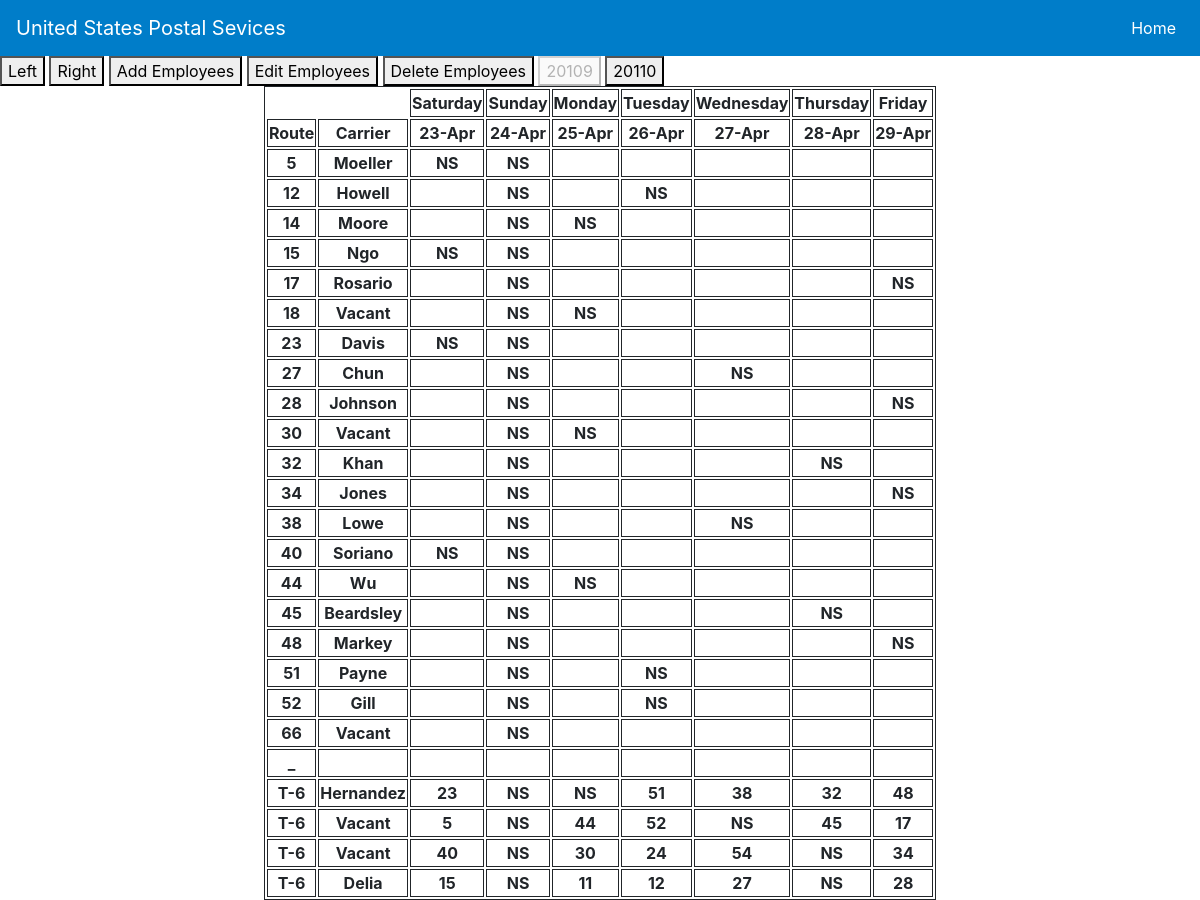
The app's page /schedule/weekly/20109/-1 with its own data.
### routes/models.py (models this page shows)
class Route(models.Model):
	Zone_Choices = (
		('20109', '20109'),
		('20110', '20110'),
	)
	route_id = models.AutoField(primary_key=True, editable=False)
	route_number = models.IntegerField(blank=False, null=True, verbose_name='Route Number')
	route_ns = models.CharField(max_length=30, blank=True, null=True, verbose_name='Route NS (YYYY-MM-DD)')
	route_carrier_first_name = models.CharField(max_length=30, blank=True, null=True, verbose_name='First Name')
	route_carrier_last_name = models.CharField(max_length=30, blank=False, null=True, verbose_name='Last Name')
	route_zone = models.CharField(max_length=30, blank=False, null=True, choices=Zone_Choices, default=None,verbose_name='Route Zone')
	current_route_ns = models.IntegerField(blank=True, null=True, default=-1,verbose_name='Current Route NS')
	T6_id = models.IntegerField(blank=False, null=True, verbose_name='T6 id')
	T6_type = models.CharField(max_length=30, blank=False, null=True,default="T-6", verbose_name='T6 Type')
	T6_carrier_zone = models.CharField(max_length=30, blank=False, null=True, choices=Zone_Choices, default=None,verbose_name='T6 Zone')
	T6_carrier_last_name = models.CharField(max_length=30, blank=False, null=True, verbose_name='Last Name')

### routes/views.py (the view)
# urls.py: path('weekly/20109/-<int:week>', views.dashboardView, name="weekly"),
def dashboardView(request,week): # Dashboard view rn redirect('login_url')
	url = request.build_absolute_uri().split('/')
	zone = url[len(url)-2] #get zone users requested
	week = int(url[len(url)-1]) #get week users requested
	find_ns_this_week(week,Route.objects.all()) #find ns this week for every route
	partial_date_week = get_days_for_week(week,"%-d-%b")
	full_date_week = get_days_for_week(week,"%Y-%-m-%-d")
	holiday_this_week = find_holiday_this_week(week)
	routes = Route.objects.filter(route_zone=zone).order_by('route_number')
	routes = regular_list(routes,full_date_week[0],full_date_week[-1])
	T6 = Route.objects.filter(T6_carrier_zone=zone).order_by('T6_id')
	T6 = t6_list(T6,full_date_week[0],full_date_week[-1])
	return render(request, 'weekly.html',{'routes': routes,'T6':T6,'regular_size': len(routes),
		'partial_date_week':partial_date_week,'full_date_week':full_date_week,'holiday_this_week':holiday_this_week})

### routes/views.py (called while the page is built)
def find_ns_this_week(week,routes):#find ns for current week and updates the model for it
	d1 = date.today() + timedelta(days=7*week)
	while(d1.weekday()!=5):
		d1 = d1 + timedelta(-1)
	for route in routes:
		if (route.route_ns == "-1"):
			Route.objects.filter(pk=route.route_id).update(current_route_ns=-1)
		else:
			d0 = route.route_ns.split("-")
			d0 = date(int(d0[0]),int(d0[1]),int(d0[2]))
			d0Sat = d0
			while(d0Sat.weekday()!=5):
				d0Sat = d0Sat + timedelta(-1)
			diff = ((d1 - d0Sat)//7).days
			this_week_ns = d0.weekday()
			if (diff < 0 ):
				diff = diff*-1
				for x in range(diff):
					this_week_ns -= 1
					if this_week_ns==-1 : this_week_ns=5
			else:
				for x in range(diff):
					this_week_ns += 1
					if this_week_ns>=6 : this_week_ns=0
			Route.objects.filter(pk=route.route_id).update(current_route_ns=this_week_ns)

def get_days_for_week(week,format): #get days for the week
	d1 = date.today() + timedelta(days=7*week)
	days_of_week = []
	while(d1.weekday()!=5):
		d1 = d1 + timedelta(-1)
	for x in range (7):
		days_of_week.append(d1.strftime(format))
		d1 = d1 + timedelta(1)
	return days_of_week

def find_holiday_this_week(week):
	d1 = date.today() + timedelta(days=7*week)
	us_holidays = holidays.US()
	while(d1.weekday()!=5):
		d1 = d1 + timedelta(-1)
	for x in range (6):
		if d1 in us_holidays :return d1.weekday()
		d1 = d1 + timedelta(1)
	return -1

def regular_list(regular,start,end):
	list_unique = [["" for col in range(10)] for row in range(len(regular))]
	start = start.split('-')
	start_date = date(int(start[0]), int(start[1]),int(start[2]))
	end = end.split('-')
	end_date = date(int(end[0]), int(end[1]),int(end[2]))
	override = Override.objects.filter(date__range=[start_date, end_date]).order_by('route__T6_id')
	for x in range(len(regular)):
		list_unique[x][regular[x].current_route_ns] = "NS"
		list_unique[x][6] = "NS"
		list_unique[x][7] = regular[x].route_carrier_last_name
		list_unique[x][8] = regular[x].route_id
		list_unique[x][9] = regular[x].route_number
		for y in override:
			if(y.route.route_id ==regular[x].route_id):
				list_unique[x][y.date.weekday()] = y.text
	return(list_unique)

### routes/templates/weekly.html (shortened to what this page needs)
{% extends 'index.html' %}
{% load static %}
{% block content %}
<button onclick="left_button()">Left</button>
<button onclick="right_button()">Right</button>
<button onclick="employee_add_button()">Add Employees</button>
<button onclick="employee_edit_button()">Edit Employees</button>
<button onclick="employee_delete_button()">Delete Employees</button>
<button id = "20109" onclick="switch_zone_button(20109)">20109</button>
<button id = "20110" onclick="switch_zone_button(20110)">20110</button>
<div class="row justify-content-center">
		<table id = "table">
 	  		<tr>
				<th style="border-style:hidden hidden hidden hidden;"></th>
		  		<th style="border-style:hidden hidden hidden hidden;"></th>
		  		<th>Saturday</th>
		  		<th>Sunday</th>
				<th>Monday</th>
		  		<th>Tuesday</th>
		  		<th>Wednesday</th>
		  		<th>Thursday</th>
		  		<th>Friday</th>
	  		</tr>
	  		<tr>
				<th>Route</th>
				<th>Carrier</th>
			  	<th id = "Saturday">{{partial_date_week.0}}</th>
			  	<th id = "Sunday">{{partial_date_week.1}}</th>
			  	<th id = "Monday">{{partial_date_week.2}}</th>
			  	<th id = "Tuesday">{{partial_date_week.3}}</th>
			  	<th id = "Wednesday">{{partial_date_week.4}}</th>
			  	<th id = "Thursday">{{partial_date_week.5}}</th>
			  	<th id = "Friday">{{partial_date_week.6}}</th>
			</tr>
			{% for routes in routes %}
		  		<tr>
				  	<th contenteditable="true" onblur="update_route_number(`{{routes.8}}`,`{{forloop.counter0}}`)">{{routes.9}}</th>
				  	<th contenteditable="true" onblur="update_name(`{{routes.8}}`,`{{forloop.counter0}}`)">{{routes.7}}</th>
				  	<th contenteditable="true" onblur="update_override(`{{routes.8}}`,`{{forloop.counter0}}`,2,`{{full_date_week.0}}`)">{{routes.5}}</th>
				  	<th contenteditable="true" onblur="update_override(`{{routes.8}}`,`{{forloop.counter0}}`,3,`{{full_date_week.1}}`)">{{routes.6}}</th>
				  	<th contenteditable="true" onblur="update_override(`{{routes.8}}`,`{{forloop.counter0}}`,4,`{{full_date_week.2}}`)">{{routes.0}}</th>
				  	<th contenteditable="true" onblur="update_override(`{{routes.8}}`,`{{forloop.counter0}}`,5,`{{full_date_week.3}}`)">{{routes.1}}</th>
				  	<th contenteditable="true" onblur="update_override(`{{routes.8}}`,`{{forloop.counter0}}`,6,`{{full_date_week.4}}`)">{{routes.2}}</th>
				  	<th contenteditable="true" onblur="update_override(`{{routes.8}}`,`{{forloop.counter0}}`,7,`{{full_date_week.5}}`)">{{routes.3}}</th>
				  	<th contenteditable="true" onblur="update_override(`{{routes.8}}`,`{{forloop.counter0}}`,8,`{{full_date_week.6}}`)">{{routes.4}}</th>
				</tr>
			{% endfor %}
			<tr><th>_</th><th></th><th></th><th></th><th></th><th></th><th></th><th></th><th></th></tr>
			{% for t6 in T6 %}
		  		<tr>
				  	<th contenteditable="true" onblur="update_t6_type(`{{t6.9}}`,`{{forloop.counter0}}`)">{{t6.10}}</th>
				  	<th contenteditable="true" onblur="update_t6_name(`{{t6.9}}`,`{{forloop.counter0}}`)">{{t6.7}}</th>
				  	<th contenteditable="true" onblur="update_t6_override(`{{t6.8}}`,`{{forloop.counter0}}`,2,`{{full_date_week.0}}`)">{{t6.5}}</th>
				  	<th contenteditable="true" onblur="update_t6_override(`{{t6.8}}`,`{{forloop.counter0}}`,3,`{{full_date_week.1}}`)">{{t6.6}}</th>
				  	<th contenteditable="true" onblur="update_t6_override(`{{t6.8}}`,`{{forloop.counter0}}`,4,`{{full_date_week.2}}`)">{{t6.0}}</th>
				  	<th contenteditable="true" onblur="update_t6_override(`{{t6.8}}`,`{{forloop.counter0}}`,5,`{{full_date_week.3}}`)">{{t6.1}}</th>
				  	<th contenteditable="true" onblur="update_t6_override(`{{t6.8}}`,`{{forloop.counter0}}`,6,`{{full_date_week.4}}`)">{{t6.2}}</th>
				  	<th contenteditable="true" onblur="update_t6_override(`{{t6.8}}`,`{{forloop.counter0}}`,7,`{{full_date_week.5}}`)">{{t6.3}}</th>
				  	<th contenteditable="true" onblur="update_t6_override(`{{t6.8}}`,`{{forloop.counter0}}`,8,`{{full_date_week.6}}`)">{{t6.4}}</th>
				</tr>
			{% endfor %}
		</table>
</div>
{% endblock %}

### routes/templates/weekly.html (style rules this page uses)
th,td { border: 1px solid; text-align: center; }
table { border: 1px solid; border-collapse: separate; border-spacing:35 35px; }

### records on screen
Route: route_carrier_last_name "Moeller", T6_type "T-6", T6_carrier_last_name "Vacant"
Route: route_carrier_last_name "Howell", T6_type "T-6", T6_carrier_last_name "Delia"
Route: route_carrier_last_name "Moore"
Route: route_carrier_last_name "Ngo"
Route: route_carrier_last_name "Rosario"
Route: route_carrier_last_name "Vacant"
Route: route_carrier_last_name "Davis", T6_type "T-6", T6_carrier_last_name "Hernandez"
Route: route_carrier_last_name "Chun"
Route: route_carrier_last_name "Johnson"
Route: route_carrier_last_name "Vacant", T6_type "T-6", T6_carrier_last_name "Vacant"
Route: route_carrier_last_name "Khan"
Route: route_carrier_last_name "Jones"
Route: route_carrier_last_name "Lowe"
Route: route_carrier_last_name "Soriano"
Route: route_carrier_last_name "Wu"
Route: route_carrier_last_name "Beardsley"
Route: route_carrier_last_name "Markey"
Route: route_carrier_last_name "Payne"
Route: route_carrier_last_name "Gill"
Route: route_carrier_last_name "Vacant"

### other values on screen
{{ partial_date_week.0 }} "23-Apr"
{{ partial_date_week.1 }} "24-Apr"
{{ partial_date_week.2 }} "25-Apr"
{{ partial_date_week.3 }} "26-Apr"
{{ partial_date_week.4 }} "27-Apr"
{{ partial_date_week.5 }} "28-Apr"
{{ partial_date_week.6 }} "29-Apr"
{{ routes.9 }} "5" "12" "14" "15" "17" "18" "23" "27" "28" "30" "32" "34" "38" "40" "44" "45" "48" "51" "52" "66"
{{ routes.5 }} "NS" "NS" "NS" "NS"
{{ routes.6 }} "NS" "NS" "NS" "NS" "NS" "NS" "NS" "NS" "NS" "NS" "NS" "NS" "NS" "NS" "NS" "NS" "NS" "NS" "NS" "NS"
{{ routes.1 }} "NS" "NS" "NS"
{{ routes.0 }} "NS" "NS" "NS" "NS"
{{ routes.4 }} "NS" "NS" "NS" "NS"
{{ routes.2 }} "NS" "NS"
{{ routes.3 }} "NS" "NS"
